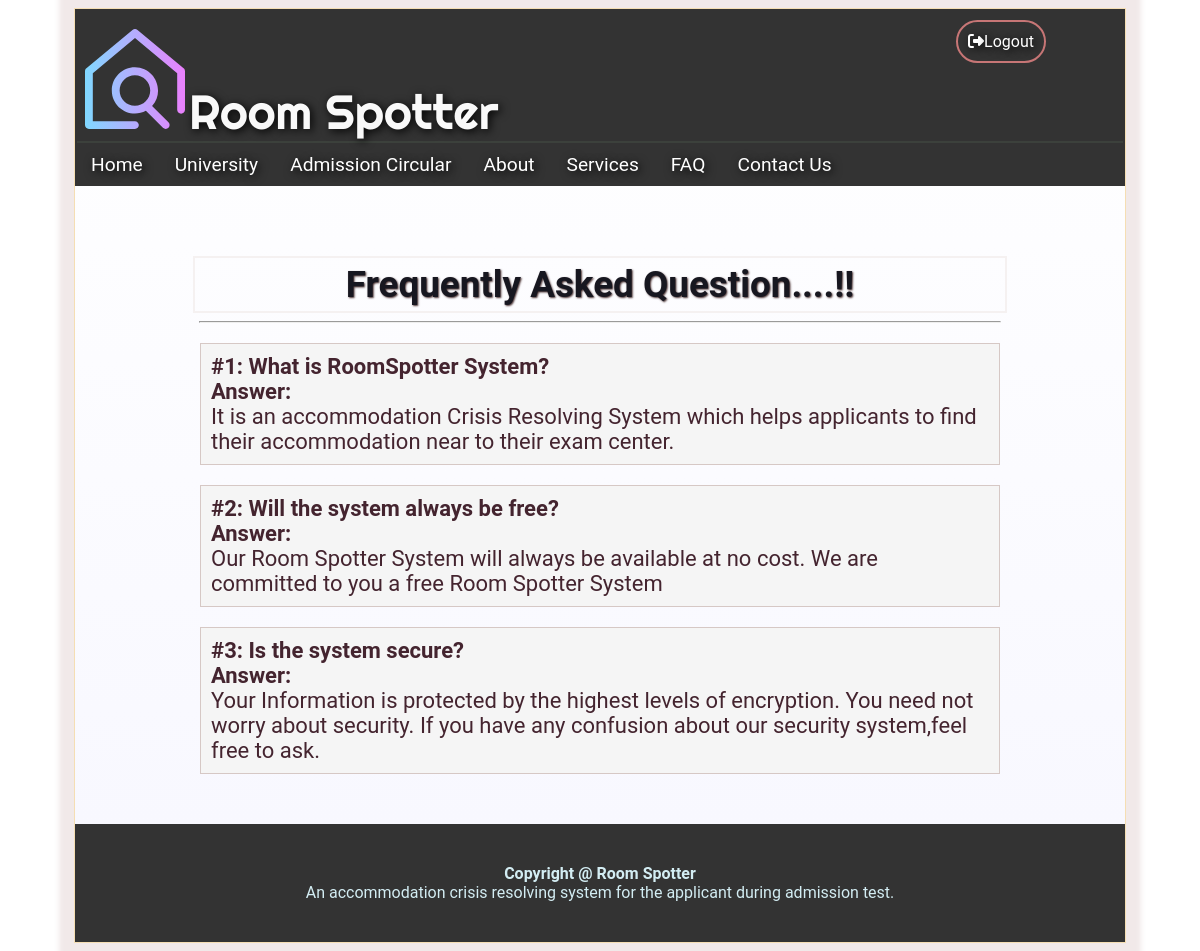
/faq/faq.php (signed in), run on the app's committed database.
### tables this page shows
CREATE TABLE `faq` (
  `faq_id` int(11) NOT NULL,
  `question` varchar(1000) NOT NULL,
  `solution` varchar(5000) NOT NULL
);

### faq/faq.php (the view, shortened to what this page needs)
<?php session_start();
include_once '../config.php';
?>
<html>
<head>
   <?php include_once '../include/head.php' ?>
</head>
<body>
   <div class="wrapper">
      <?php
         if(isset($_SESSION['applicants_id']))
         {
            include_once '../include/applicants_banner_nav.php';
         }
      ?>
      <div class="body-content">
      <center>
            <div class="box1" style="width: 800px;">
               <div class="heading3" style="font-size: 2.3em;">Frequently Asked Question....!!</div>
            </div>
         </center>
         <hr style='width:800px;'>
            <?php
   $sql = "select * from faq";
   $display = mysqli_query($conn, $sql);
   while ($row = mysqli_fetch_assoc($display)) {
      $faq_id = $row['faq_id'];
      $question = $row['question'];
      $solution = $row['solution'];
      echo "<table border=1 style='border-collapse: collapse;'>
               <tr>
               <td>
               <div style='font-size: 1.1em;'>
               <b>#$faq_id:&nbsp;$question</b><br>
               <b>Answer:</b><br>$solution
               </div>
               </td>
               </tr>
               </table>
      ";
   }
   ?>
      </div>
      <?php include_once '../include/footer.php' ?>
   </div>
</body>
</html>

### style.css (style rules this page uses)
body { font-family: 'Roboto', sans-serif; background-color: #fff; }
.wrapper { width: 1050px; margin: 0 auto; border: 1px solid wheat; background: linear-gradient(white,rgb(247, 247, 255)); box-shadow: 0 0 5px 15px rgba(221, 199, 199, 0.4); }
.heading3 { font-size: 1.6em; text-align: center; font-family: 'Roboto', sans-serif; font-weight: bold; text-shadow: 1px 1px 2px rgb(75, 51, 51); color: rgb(23, 23, 32); }
.box1 { margin-top: 30px; border: 2px solid rgb(245, 241, 241); display: inline-block; text-align: center; padding: 5px; }
table { font-family: 'Roboto', sans-serif; border: collapse; padding: 10; font-size: 20px; color: rgb(68, 36, 47); }
.body-content { padding-top: 30px; }

### faq/faq.php (style rules this page uses)
table { width: 800px; margin: 20px auto; table-layout: auto; border-collapse: collapse; }
th, td { padding: 10px; border: solid 1px #D6C8C5; background-color: #f5f5f5; }

### data on the page
faq: faq_id "1", question "What is RoomSpotter System?", solution "It is an accommodation Crisis Resolving System which helps applicants to find their accommodation near to their exam center."
faq: faq_id "2", question "Will the system always be free?", solution "Our Room Spotter System will always be available at no cost. We are committed to you a free Room Spotter System"
faq: faq_id "3", question "Is the system secure?", solution "Your Information is protected by the highest levels of encryption. You need not worry about security. If you have any confusion about our security system,feel free to ask."
